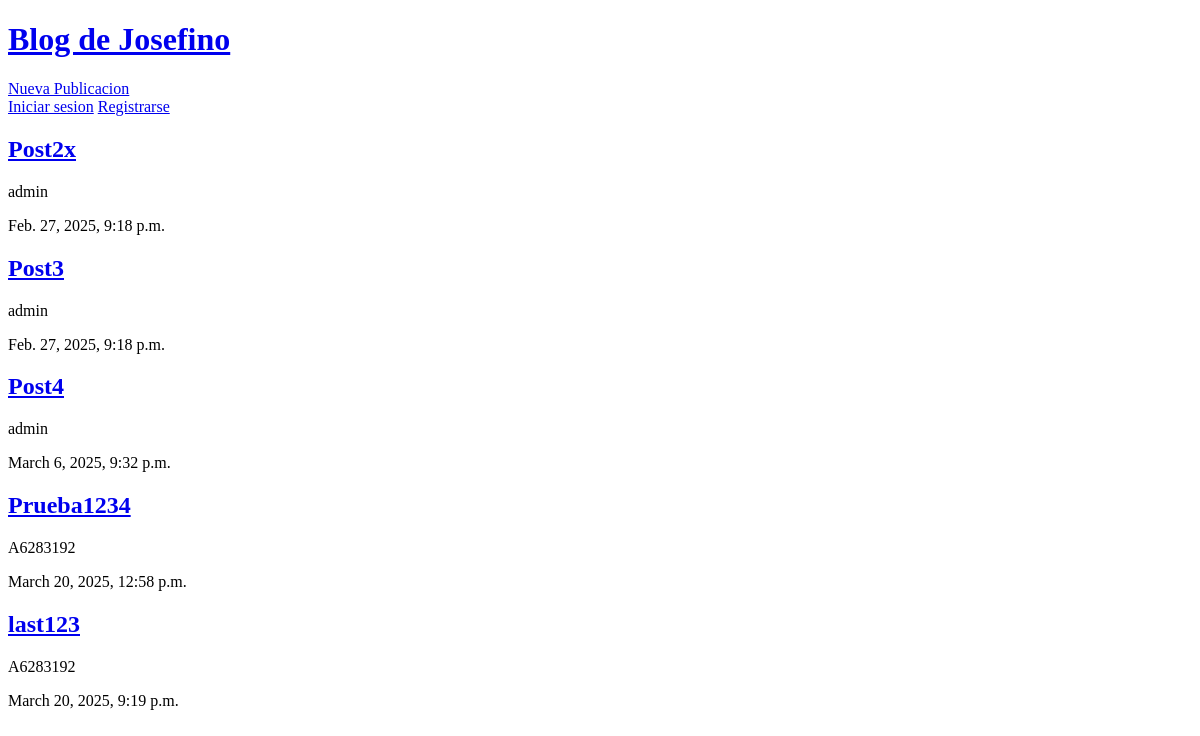
The app's page /, older data.
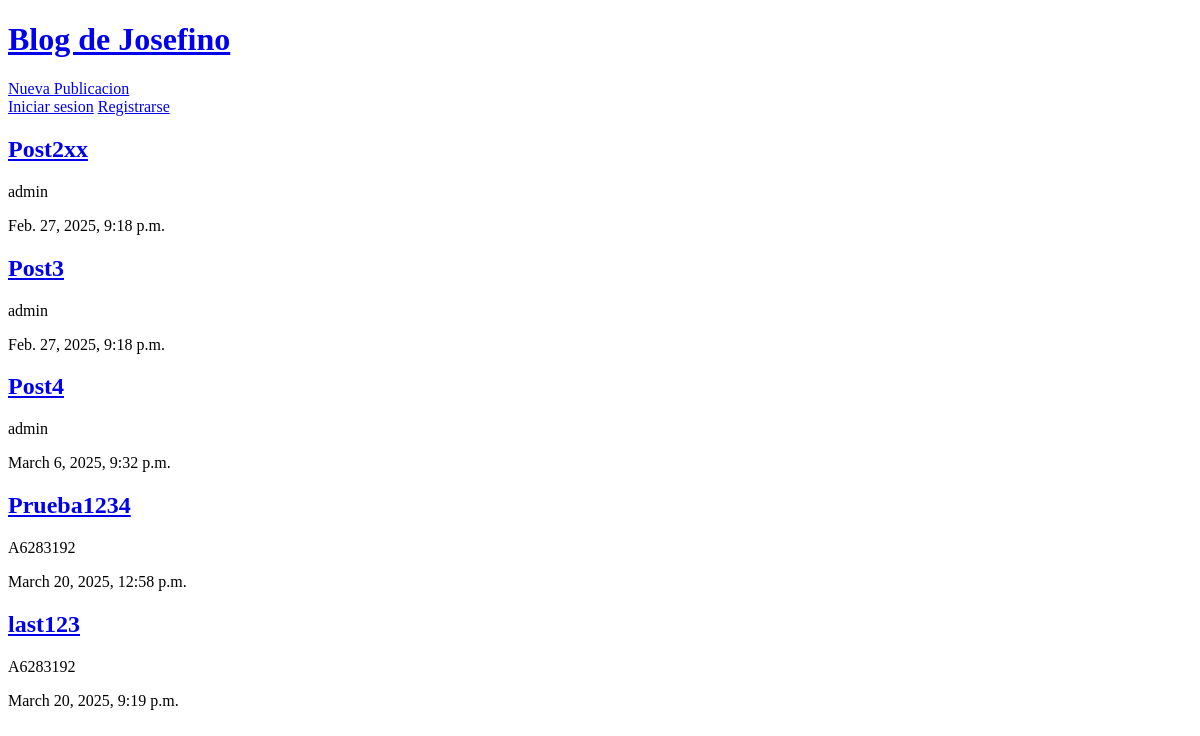
The same page, newer data.
### blog/models.py (models this page shows, shortened)
class Publication(models.Model):
    title = models.CharField(max_length=100)
    body = models.TextField(max_length=1000)
    author= models.ForeignKey('auth.User', on_delete=models.CASCADE)
    date= models.DateTimeField(auto_now_add=True)
    updated = models.DateTimeField(auto_now=True)

### blog/views.py (the view)
# urls.py: path('', PublicationListView.as_view(), name='publications-list'),
class PublicationListView(ListView):
    model = Publication
    template_name = 'publications-list.html'

### templates/Publications-list.html (shortened to what this page needs)
{% extends "_base.html" %}
{% block content %}
{% for post in publication_list %}
    <a href="{% url 'publication-detail' post.pk %}"><h2>{{ post.title }}</h2></a>
    <p>{{ post.author }}</p>
    <p>{{ post.date }}</p>
{% endfor %}
{% endblock content %}

Row changes from the older to the newer data that the page shows:
changed Publication: title "Post2x" → "Post2xx"
